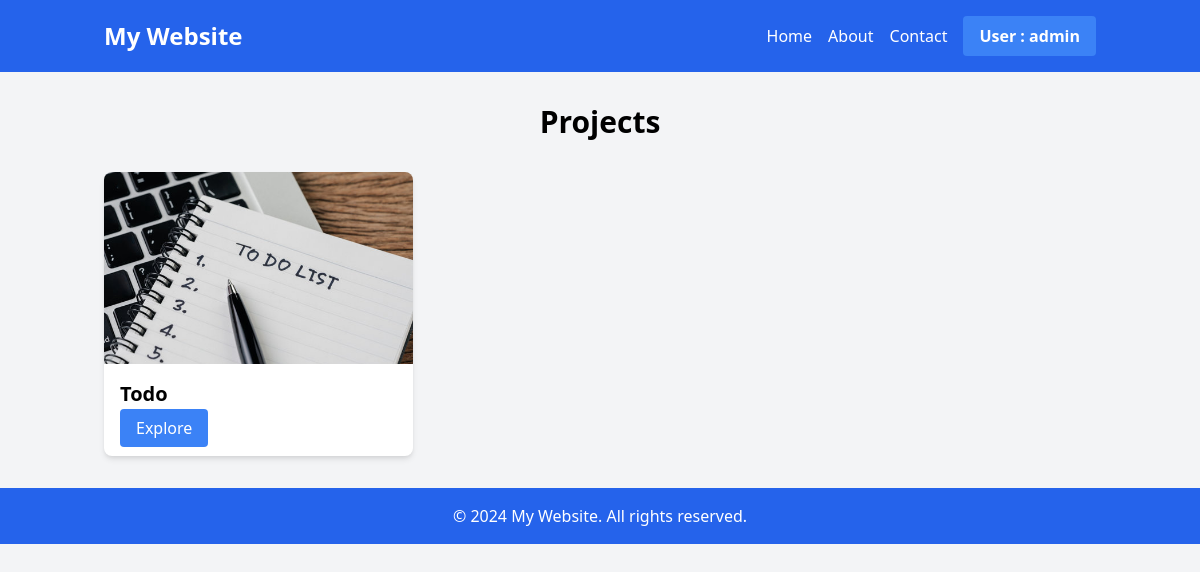
The app's page / (signed in) with its own data.
### home/models.py (models this page shows, shortened)
class Category(models.Model):
    ctgName = models.CharField(unique=True, max_length=80)
    ctgImage = models.ImageField(upload_to='home/images/')
    ctgURL = models.CharField(unique=True, max_length=80)
    isActive = models.BooleanField()

### home/views.py (the view)
# urls.py: 2. Add a URL to urlpatterns:  path('', views.home, name='home')
def home(request):
    categoryList = Category.objects.all()
    data = {
        'categoryList':categoryList
    }
    return render(request, 'home/index.html', data)

### templates/home/index.html
{% extends "home/base.html" %}
{% block content %}
<div class="container mx-auto px-4 py-8">
    <h1 class="text-3xl font-bold mb-8 text-center">Projects</h1>
    <div class="grid grid-cols-1 md:grid-cols-2 lg:grid-cols-3 gap-8">
    {% include 'home/components/categoryCard.html' %}
    </div>
</div>
{% endblock content%}

### templates/home/components/header.html (shortened to what this page needs)
<header class="bg-blue-600 text-white py-4">
    <div class="container mx-auto px-4 flex justify-between items-center">
        <h1 class="text-2xl font-bold">My Website</h1>
        <nav class="flex space-x-4 items-center">
            <ul class="flex space-x-4">
                <li><a href="{% url 'home:home'%}" class="hover:underline">Home</a></li>
                <li><a href="#" class="hover:underline">About</a></li>
                <li><a href="#" class="hover:underline">Contact</a></li>
            </ul>
            <div class="relative">
                <button id="userMenuButton" class="bg-blue-500 hover:bg-blue-700 text-white font-bold py-2 px-4 rounded inline-flex items-center">
                    <span>User {% if user.is_authenticated %}: {{user.username}} {%endif%}</span>
                </button>
            </div>
        </nav>
    </div>
</header>

### templates/home/components/categoryCard.html
    {% for Category in categoryList%}
    <div class="bg-white rounded-lg shadow-md overflow-hidden">
        <img class="w-full h-48 object-cover" src="{{Category.ctgImage.url}}" alt="Category Image">
        <div class="p-4">
            <h2 class="text-xl font-semibold mb-2">{{Category.ctgName}}</h2>
            <a href="{{Category.ctgURL}}" class="bg-blue-500 text-white px-4 py-2 rounded hover:bg-blue-600">Explore</a>
        </div>
    </div>
    {% endfor %}

### records on screen
Category: ctgImage (picture), ctgName "Todo"

### other values on screen
{{ user.username }} "admin"
